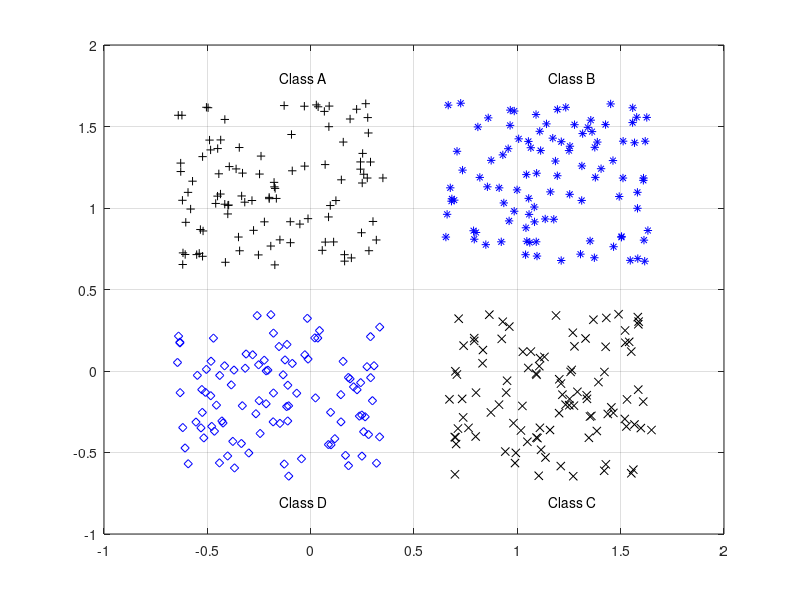

Write the MATLAB code that produced this figure. (Note: this script raises an error after producing the figure.)
%% Part III - Classification of a 4-class problem 
%%% with a multi-layer perceptron

close all, clear all,  clc

% number of samples of each class
N = 100;

% define inputs and outputs
% define 4 clusters of input data

q = .65; % offset of classes

%Random sets of input data
A = [rand(1,N)-q; rand(1,N)+q];
B = [rand(1,N)+q; rand(1,N)+q];
C = [rand(1,N)+q; rand(1,N)-q];
D = [rand(1,N)-q; rand(1,N)-q];

% VISUALIZE the Input/Target Samples
figure(1)
plot(A(1,:),A(2,:),'k+')
hold on
grid on
plot(B(1,:),B(2,:),'b*')
plot(C(1,:),C(2,:),'kx')
plot(D(1,:),D(2,:),'bd')

%%%Create a Perceptron
% text labels for clusters
text(.5-q,.5+2*q,'Class A')
text(.5+q,.5+2*q,'Class B')
text(.5+q,.5-2*q,'Class C')
text(.5-q,.5-2*q,'Class D')

%%%Visualize, but first need to prepare inputs and outputs
% coding (+1/-1) of 4 separate classes
a = [-1 -1 -1 +1]';
b = [-1 -1 +1 -1]';
d = [-1 +1 -1 -1]';
c = [+1 -1 -1 -1]';

% define inputs (combine samples from all four classes)
P = [A B C D];

% define targets
T = [repmat(a,1,length(A)) repmat(b,1,length(B)) ...
     repmat(c,1,length(C)) repmat(d,1,length(D)) ];
 
%%%CREATING NEURAL NETWORK
% FeedForwardNet
net = feedforwardnet([4 3]);

% train net
net.divideParam.trainRatio = 1; % training set [%]
net.divideParam.valRatio   = 0; % validation set [%]
net.divideParam.testRatio  = 0; % test set [%]

% train a neural network
[net,tr,Y,E] = train(net,P,T);

% show network
view(net)

% evaluate performance: decoding network response
[m,i] = max(T); % target class
[m,j] = max(Y); % predicted class
N = length(Y);  % number of all samples
k = 0;          % number of missclassified samples
if find(i-j),   % if there exist missclassified samples
  k = length(find(i-j)); % get a number of missclassified samples
end
fprintf('Correct classified samples: %.1f%% samples\n', 100*(N-k)/N)

% plot network output
figure;
subplot(211)
plot(T')
title('Targets')
ylim([-2 2])
grid on
subplot(212)
plot(Y')
title('Network response')
xlabel('# sample')
ylim([-2 2])
grid on

% generate a grid
span = -1:.01:2;
[P1,P2] = meshgrid(span,span);
pp = [P1(:) P2(:)]';

% simualte neural network on a grid
aa = net(pp);

% plot classification regions based on MAX activation
figure(1)
m = mesh(P1,P2,reshape(aa(1,:),length(span),length(span))-5);
set(m,'facecolor',[1 0.2 .7],'linestyle','none');
hold on
m = mesh(P1,P2,reshape(aa(2,:),length(span),length(span))-5);
set(m,'facecolor',[1 1.0 0.5],'linestyle','none');
m = mesh(P1,P2,reshape(aa(3,:),length(span),length(span))-5);
set(m,'facecolor',[.4 1.0 0.9],'linestyle','none');
m = mesh(P1,P2,reshape(aa(4,:),length(span),length(span))-5);
set(m,'facecolor',[.3 .4 0.5],'linestyle','none');
view(2)


%Testing
xtest = [0.7; 1.2];
ytest = net(xtest);
plot(xtest(1), xtest(2),'or');
ytest

